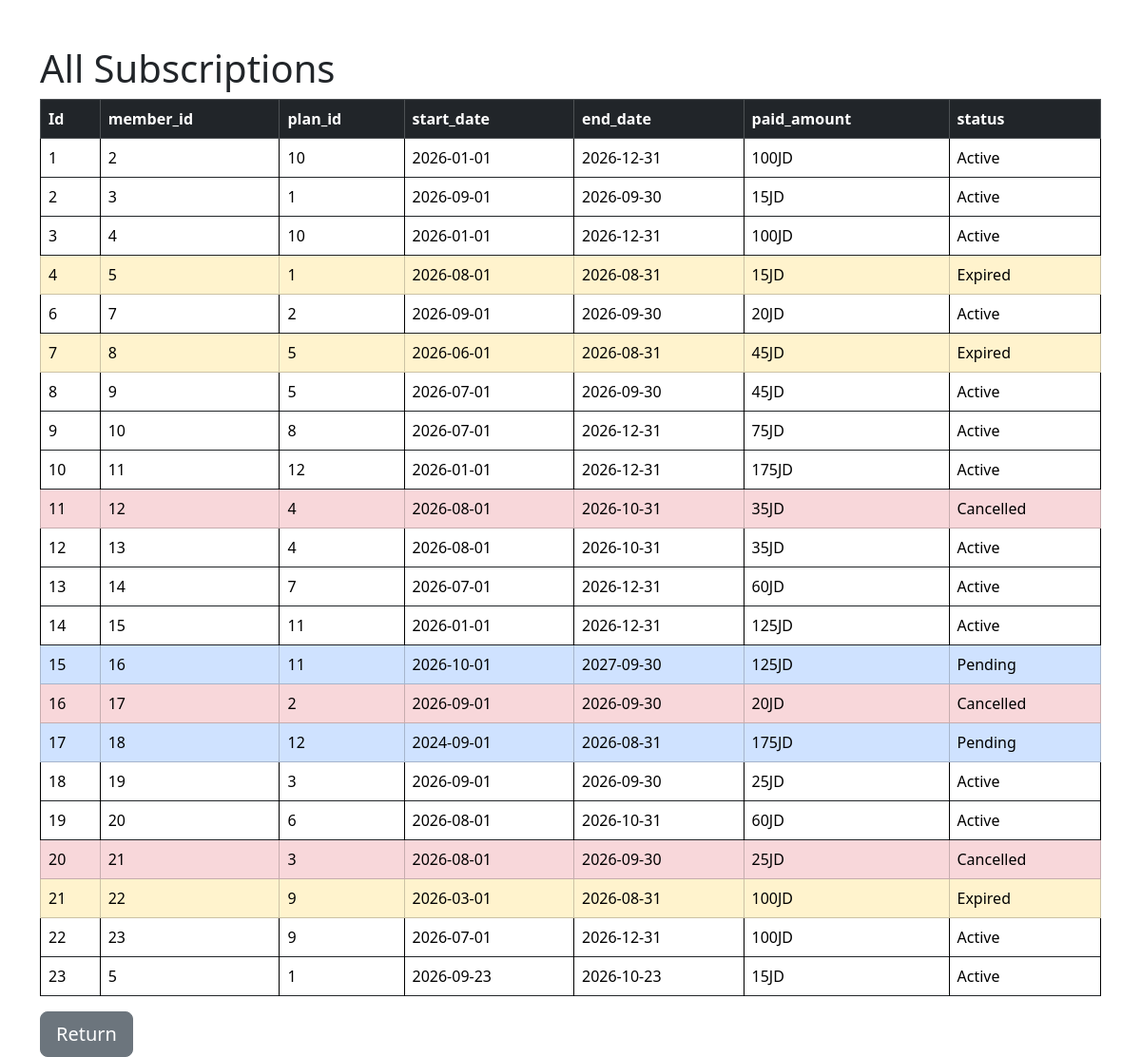
/all_subscriptions.php (signed in), run on the app's committed database.
### tables this page shows
CREATE TABLE IF NOT EXISTS `subscriptions` (
  `Id` int(11) NOT NULL AUTO_INCREMENT,
  `member_id` int(11) NOT NULL,
  `plan_id` int(11) NOT NULL,
  `start_date` date NOT NULL,
  `end_date` date NOT NULL,
  `status` enum('Active','Expired','Cancelled','Pending') NOT NULL,
  `paid_amount` varchar(10) NOT NULL,
  `created_at` timestamp NULL DEFAULT current_timestamp(),
  PRIMARY KEY (`Id`),
  KEY `member_id` (`member_id`),
  KEY `plan_id` (`plan_id`)
);

### all_subscriptions.php (the view, shortened to what this page needs)
<?php
include "database.php";
?>
<!DOCTYPE html>
<html>
<head>
<link href="https://cdn.jsdelivr.net/npm/bootstrap@5.3.8/dist/css/bootstrap.min.css" rel="stylesheet">
</head>
<body>
<div class="container mt-5">
        <h1>All Subscriptions</h1>
		 <table class="table table-bordered table-hover" style = "border: 2px;">
            <thead class="table-dark">
                <tr>
				  <th>Id</th>
				  <th>member_id</th>
				  <th>plan_id</th>
				  <th>start_date</th>
				  <th>end_date</th>
				  <th>paid_amount</th>
				  <th>status</th>
				</tr>
		</thead>
		<tbody>
		<?php
		$sql = "SELECT * FROM subscriptions";
		$result = $conn->query($sql);
		if($result->num_rows > 0) {
		while($row = $result->fetch_assoc()) {
		?>
			<tr class="<?php if ($row['status'] == 'Cancelled') {echo 'table-danger';}
			elseif ($row['status'] == 'Expired') {echo 'table-warning';}
			elseif ($row['status'] == 'Pending') {echo 'table-primary';}?>">
			  <td><?php echo $row["Id"];?></td>
			  <td><?php echo $row["member_id"];?></td>
			  <td><?php echo $row["plan_id"];?></td>
			  <td><?php echo htmlspecialchars($row['start_date']);?></td>
			  <td><?php echo htmlspecialchars($row['end_date']);?></td>
			  <td><?php echo htmlspecialchars($row['paid_amount']);?></td>
			  <td><?php echo htmlspecialchars($row['status']); ?></td>
			</tr>
			<?php
		}
		}
                else{
                ?>
				<tr>
                    <td colspan="10" class="text-center">No Subscription to display</td>
                </tr>
                <?php } ?>
            </tbody>
        </table>
		<a href="subscriptions.php" class="btn btn-secondary btn-lg">Return</a>
    </div>
</body>
</html>

### data on the page
subscriptions: Id "1", member "2", plan "10", start_date "2026-01-01", end_date "2026-12-31", paid_amount "100JD", status "Active"
subscriptions: Id "2", member "3", plan "1", start_date "2026-09-01", end_date "2026-09-30", paid_amount "15JD", status "Active"
subscriptions: Id "3", member "4", plan "10", start_date "2026-01-01", end_date "2026-12-31", paid_amount "100JD", status "Active"
subscriptions: Id "4", member "5", plan "1", start_date "2026-08-01", end_date "2026-08-31", paid_amount "15JD", status "Expired"
subscriptions: Id "6", member "7", plan "2", start_date "2026-09-01", end_date "2026-09-30", paid_amount "20JD", status "Active"
subscriptions: Id "7", member "8", plan "5", start_date "2026-06-01", end_date "2026-08-31", paid_amount "45JD", status "Expired"
subscriptions: Id "8", member "9", plan "5", start_date "2026-07-01", end_date "2026-09-30", paid_amount "45JD", status "Active"
subscriptions: Id "9", member "10", plan "8", start_date "2026-07-01", end_date "2026-12-31", paid_amount "75JD", status "Active"
subscriptions: Id "10", member "11", plan "12", start_date "2026-01-01", end_date "2026-12-31", paid_amount "175JD", status "Active"
subscriptions: Id "11", member "12", plan "4", start_date "2026-08-01", end_date "2026-10-31", paid_amount "35JD", status "Cancelled"
subscriptions: Id "12", member "13", plan "4", start_date "2026-08-01", end_date "2026-10-31", paid_amount "35JD", status "Active"
subscriptions: Id "13", member "14", plan "7", start_date "2026-07-01", end_date "2026-12-31", paid_amount "60JD", status "Active"
subscriptions: Id "14", member "15", plan "11", start_date "2026-01-01", end_date "2026-12-31", paid_amount "125JD", status "Active"
subscriptions: Id "15", member "16", plan "11", start_date "2026-10-01", end_date "2027-09-30", paid_amount "125JD", status "Pending"
subscriptions: Id "16", member "17", plan "2", start_date "2026-09-01", end_date "2026-09-30", paid_amount "20JD", status "Cancelled"
subscriptions: Id "17", member "18", plan "12", start_date "2024-09-01", end_date "2026-08-31", paid_amount "175JD", status "Pending"
subscriptions: Id "18", member "19", plan "3", start_date "2026-09-01", end_date "2026-09-30", paid_amount "25JD", status "Active"
subscriptions: Id "19", member "20", plan "6", start_date "2026-08-01", end_date "2026-10-31", paid_amount "60JD", status "Active"
subscriptions: Id "20", member "21", plan "3", start_date "2026-08-01", end_date "2026-09-30", paid_amount "25JD", status "Cancelled"
subscriptions: Id "21", member "22", plan "9", start_date "2026-03-01", end_date "2026-08-31", paid_amount "100JD", status "Expired"
subscriptions: Id "22", member "23", plan "9", start_date "2026-07-01", end_date "2026-12-31", paid_amount "100JD", status "Active"
subscriptions: Id "23", member "5", plan "1", start_date "2026-09-23", end_date "2026-10-23", paid_amount "15JD", status "Active"
